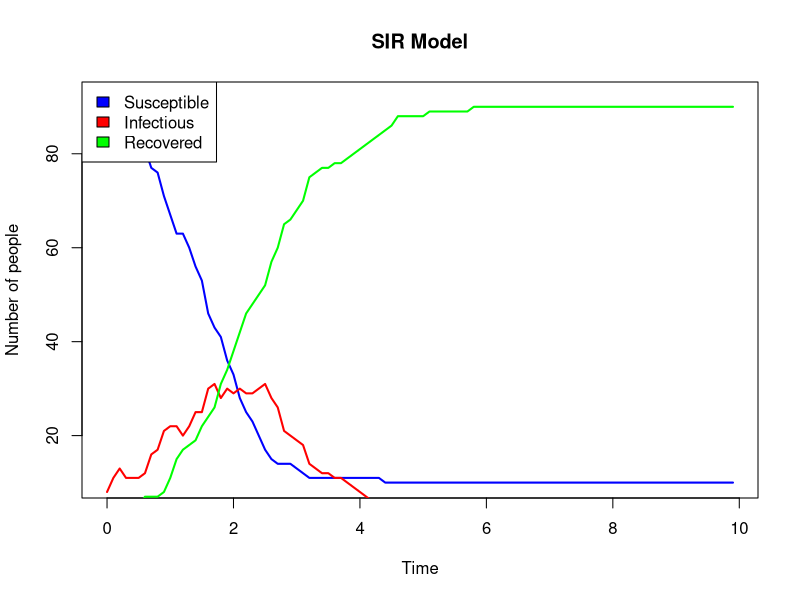

R code for this plot:
library(R6)
rm(list=ls())

# Define parameters
beta <- 2.5  # Infection rate
gamma <- 1.0  # Recovery rate
contact_rate <- 0.5  # Fraction of population each person connects to
I0 <- 5  # Number of people initially infected
N <- 100  # Total population size
maxtime <- 10  # How long to simulate for
npts <- 100  # Number of time points during the simulation
dt <- maxtime / npts  # Timestep length

# Define Person class
Person <- R6Class("Person",
  public = list(
    S = 1,  # People start off susceptible
    I = 0,
    R = 0,
    
    infect = function() {
      self$S <- 0
      self$I <- 1
      return(self)
    },
    
    recover = function() {
      self$I <- 0
      self$R <- 1
      return(self)
    },
    
    check_infection = function(other) {
      if (self$S & other$I & runif(1) < beta / (N * contact_rate) * dt) {
        self <- self$infect()
      }
      return(self)
    },
    
    check_recovery = function() {
      if (self$I & (runif(1) < (gamma * dt))) {
        self <- self$recover()
      }
      return(self)
    }
  )
)

# Define Sim class
Sim <- R6Class("Sim",
  public = list(
    x = seq(0, npts - 1),
    S = rep(0, npts),
    I = rep(0, npts),
    R = rep(0, npts),
    time = NULL,
    people = list(),
    
    initialize = function() {
      for (i in 1:N) {
        self$people[[i]] <- Person$new()
      }
      
      for (i in 1:I0) {
        self$people[[i]]$infect()
      }
      
      self$time = self$x * dt
    },
    
    count = function() {
      S = 0
      I = 0
      R = 0
      for (person in self$people) {
        S = S + person$S
        I = I + person$I
        R = R + person$R
      }
      return(list(S = S, I = I, R = R))
    },
    
    check_infections = function() {
      for (person1 in self$people) {
        contacts <- sample(1:N, size = floor(N * contact_rate))
        for (contact in contacts) {
          person2 <- self$people[[contact]]
          person1$check_infection(person2)
        }
      }
      return(self)
    },
    
    check_recoveries = function() {
      for (person in self$people) {
        person$check_recovery()
      }
      return(self)
    },
    
    run = function() {
      for (t in self$x) {
        self$check_infections()
        self$check_recoveries()
        
        # Update results
        counts <- self$count()
        self$S[[t + 1]] <- counts$S
        self$I[[t + 1]] <- counts$I
        self$R[[t + 1]] <- counts$R
      }
      
      cat("Run finished\n")
      return(self)
    },
    
    plot = function() {
      plot(self$time, self$S, type = "l", col = "blue", lwd = 2, xlab = "Time", ylab = "Number of people", main = "SIR Model")
      lines(self$time, self$I, type = "l", col = "red", lwd = 2)
      lines(self$time, self$R, type = "l", col = "green", lwd = 2)
      legend("topleft", legend = c("Susceptible", "Infectious", "Recovered"), fill = c("blue", "red", "green"))
    }
  )
)

# Run the simulation
sim <- Sim$new()
sim$run()
sim$plot()
